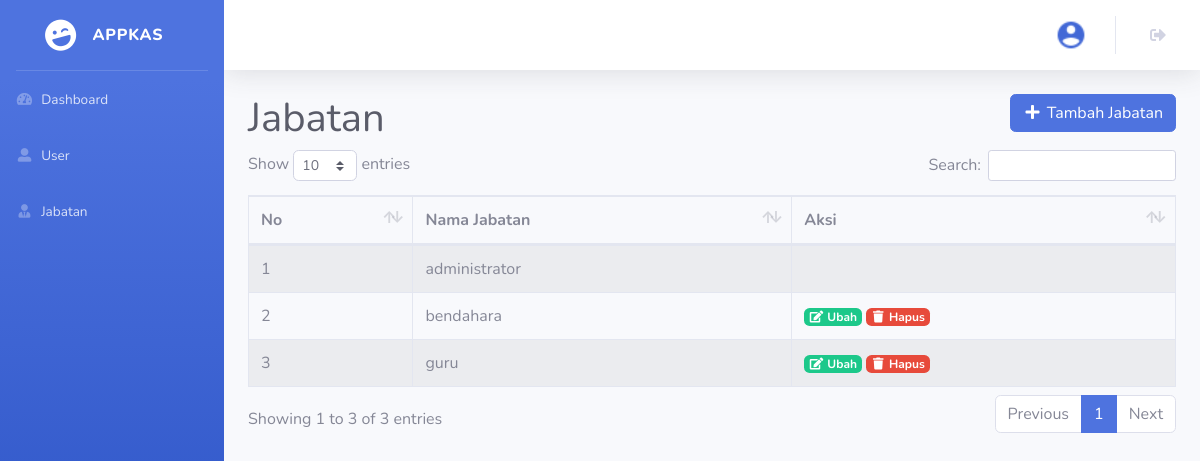
The page /jabatan.php (signed in) on the database its author committed.
### tables this page shows
CREATE TABLE `jabatan` (
  `id_jabatan` int(11) NOT NULL,
  `nama_jabatan` varchar(100) NOT NULL
);

### jabatan.php (the view, shortened to what this page needs)
<?php
  require 'connection.php';
  $jabatan = mysqli_query($conn, "SELECT * FROM jabatan");
?>
<!DOCTYPE html>
<html lang="en">
<head>
  <link href="vendor/fontawesome-free/css/all.min.css" rel="stylesheet" type="text/css">
  <link href="css/sb-admin-2.min.css" rel="stylesheet">
  <link href="vendor/datatables/dataTables.bootstrap4.min.css" rel="stylesheet">
</head>
<body id="page-top">
  <div id="wrapper">
    <ul class="navbar-nav bg-gradient-primary sidebar sidebar-dark accordion" id="accordionSidebar">
        <a class="sidebar-brand d-flex align-items-center justify-content-center" href="index.html">
          <div class="sidebar-brand-icon rotate-n-15">
            <i
             class="fas fa-laugh-wink"></i>
          </div>
          <div class="sidebar-brand-text mx-3">APPKAS</div>
        </a>
        <hr class="sidebar-divider my-0">
      <li class="nav-item">
        <a class="nav-link" href="index.php">
          <i class="fas fa-fw fa-tachometer-alt"></i>
          <span>Dashboard</span></a>
      </li>
      <?php if ($_SESSION['id_jabatan'] == '1'): ?>
      <li class="nav-item">
        <a class="nav-link" href="user.php">
          <i class="fas fa-fw fa-user-alt"></i>
          <span>User</span></a>
      </li>
      <li class="nav-item">
        <a class="nav-link" href="jabatan.php">
          <i class="fas fa-fw fa-user-tie"></i>
          <span>Jabatan</span></a>
      </li>
      <?php endif ?>
    </ul>
    <div id="content-wrapper" class="d-flex flex-column">
      <div id="content">
      <nav class="navbar navbar-expand navbar-light bg-white topbar mb-4 static-top shadow">
          <ul class="navbar-nav ml-auto">
            <li class="nav-item no-arrow">
              <a class="nav-link" href="#" role="button" aria-haspopup="true" aria-expanded="false">
              <img class="img-profile rounded-circle" src="assets/img/img_properties/profile.png">
              </a>
            </li>
            <li class="nav-item no-arrow mx-1">
              <a class="nav-link" href="logout.php" role="button" aria-haspopup="true" aria-expanded="false">
                <i class="fas fa-sign-out-alt fa-fw"></i>
              </a>
            </li>
          </ul>
        </nav>
  <div class="content-header">
      <div class="container-fluid">
        <div class="row justify-content-center mb-2">
          <div class="col-sm text-left">
            <h1 class="m-0 text-dark">Jabatan</h1>
          </div>
          <div class="col-sm text-right">
            <button type="button" class="btn btn-primary" data-toggle="modal" data-target="#tambahJabatanModal"><i class="fas fa-fw fa-plus"></i> Tambah Jabatan</button>
          </div>
        </div>
      </div>
    </div>
    <section class="content">
      <div class="container-fluid">
        <div class="row">
          <div class="col-lg">
            <div class="table-responsive">
              <table class="table table-striped table-hover table-bordered" id="table_id">
                <thead>
                  <tr>
                    <th>No</th>
                    <th>Nama Jabatan</th>
                    <th>Aksi</th>
                  </tr>
                </thead>
                <tbody>
                  <?php $i = 1; ?>
                  <?php foreach ($jabatan as $dj): ?>
                    <tr>
                      <td><?= $i++; ?></td>
                      <td><?= $dj['nama_jabatan']; ?></td>
                      <td>
                        <?php if ($dj['id_jabatan'] !== '1'): ?>
                          <a href="ubah_jabatan.php?id_jabatan=<?= $dj['id_jabatan']; ?>" class="badge badge-success" data-toggle="modal" data-target="#editJabatanModal<?= $dj['id_jabatan']; ?>">
                            <i class="fas fa-fw fa-edit"></i> Ubah
                          </a>
                          <a data-nama="<?= $dj['nama_jabatan']; ?>" class="btn-delete badge badge-danger" href="hapus_jabatan.php?id_jabatan=<?= $dj['id_jabatan']; ?>"><i class="fas fa-fw fa-trash"></i> Hapus</a>
                        <?php endif ?>
                      </td>
                    </tr>
                  <?php endforeach ?>
                </tbody>
              </table>
            </div>
          </div>
        </div>
      </div>
    </section>
        </div>
  </div>
  </div>
</body>
</html>

### rows shown on the page
jabatan: nama_jabatan "administrator"
jabatan: nama_jabatan "bendahara"
jabatan: nama_jabatan "guru"
